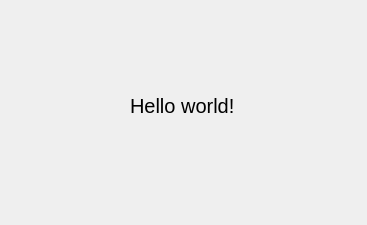
<?xml version="1.0" encoding="UTF-8"?>
<ui version="4.0">
 <class>Widget</class>
 <widget class="QWidget" name="Widget">
  <property name="geometry">
   <rect>
    <x>0</x>
    <y>0</y>
    <width>367</width>
    <height>225</height>
   </rect>
  </property>
  <property name="font">
   <font>
    <pointsize>15</pointsize>
   </font>
  </property>
  <property name="windowTitle">
   <string>Widget</string>
  </property>
  <widget class="QLabel" name="label">
   <property name="geometry">
    <rect>
     <x>130</x>
     <y>90</y>
     <width>111</width>
     <height>31</height>
    </rect>
   </property>
   <property name="text">
    <string>Hello world!</string>
   </property>
  </widget>
 </widget>
 <resources/>
 <connections/>
</ui>
